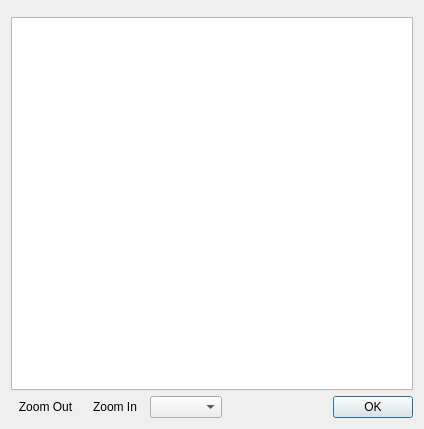
<?xml version="1.0" encoding="UTF-8"?>
<ui version="4.0">
 <class>SamplingReport</class>
 <widget class="QWidget" name="SamplingReport">
  <property name="geometry">
   <rect>
    <x>0</x>
    <y>0</y>
    <width>424</width>
    <height>429</height>
   </rect>
  </property>
  <property name="windowTitle">
   <string>Sampling Report</string>
  </property>
  <layout class="QVBoxLayout" name="verticalLayout">
   <item>
    <widget class="QgsMessageBar" name="MsgBar">
     <property name="frameShape">
      <enum>QFrame::NoFrame</enum>
     </property>
     <property name="lineWidth">
      <number>0</number>
     </property>
    </widget>
   </item>
   <item>
    <widget class="QTextBrowser" name="sampling_report"/>
   </item>
   <item>
    <widget class="QWidget" name="widget" native="true">
     <layout class="QHBoxLayout" name="horizontalLayout">
      <property name="leftMargin">
       <number>0</number>
      </property>
      <property name="topMargin">
       <number>0</number>
      </property>
      <property name="rightMargin">
       <number>0</number>
      </property>
      <property name="bottomMargin">
       <number>0</number>
      </property>
      <item>
       <widget class="QToolButton" name="zoomOut">
        <property name="toolTip">
         <string>Zoom Out</string>
        </property>
        <property name="text">
         <string>Zoom Out</string>
        </property>
        <property name="icon">
         <iconset>
          <normaloff>:/plugins/AcATaMa/icons/zoom-out.svg</normaloff>:/plugins/AcATaMa/icons/zoom-out.svg</iconset>
        </property>
        <property name="toolButtonStyle">
         <enum>Qt::ToolButtonIconOnly</enum>
        </property>
        <property name="autoRaise">
         <bool>true</bool>
        </property>
       </widget>
      </item>
      <item>
       <widget class="QToolButton" name="zoomIn">
        <property name="toolTip">
         <string>Zoom In</string>
        </property>
        <property name="text">
         <string>Zoom In</string>
        </property>
        <property name="icon">
         <iconset>
          <normaloff>:/plugins/AcATaMa/icons/zoom-in.svg</normaloff>:/plugins/AcATaMa/icons/zoom-in.svg</iconset>
        </property>
        <property name="toolButtonStyle">
         <enum>Qt::ToolButtonIconOnly</enum>
        </property>
        <property name="autoRaise">
         <bool>true</bool>
        </property>
       </widget>
      </item>
      <item>
       <widget class="QComboBox" name="area_unit">
        <property name="toolTip">
         <string>Area measurement unit</string>
        </property>
       </widget>
      </item>
      <item>
       <widget class="QDialogButtonBox" name="buttonBox">
        <property name="standardButtons">
         <set>QDialogButtonBox::Ok</set>
        </property>
       </widget>
      </item>
     </layout>
    </widget>
   </item>
  </layout>
 </widget>
 <customwidgets>
  <customwidget>
   <class>QgsMessageBar</class>
   <extends>QFrame</extends>
   <header>qgis.gui</header>
   <container>1</container>
  </customwidget>
 </customwidgets>
 <resources/>
 <connections>
  <connection>
   <sender>buttonBox</sender>
   <signal>clicked(QAbstractButton*)</signal>
   <receiver>SamplingReport</receiver>
   <slot>close()</slot>
   <hints>
    <hint type="sourcelabel">
     <x>379</x>
     <y>411</y>
    </hint>
    <hint type="destinationlabel">
     <x>484</x>
     <y>420</y>
    </hint>
   </hints>
  </connection>
  <connection>
   <sender>zoomIn</sender>
   <signal>clicked()</signal>
   <receiver>sampling_report</receiver>
   <slot>zoomIn()</slot>
   <hints>
    <hint type="sourcelabel">
     <x>26</x>
     <y>420</y>
    </hint>
    <hint type="destinationlabel">
     <x>30</x>
     <y>361</y>
    </hint>
   </hints>
  </connection>
  <connection>
   <sender>zoomOut</sender>
   <signal>clicked()</signal>
   <receiver>sampling_report</receiver>
   <slot>zoomOut()</slot>
   <hints>
    <hint type="sourcelabel">
     <x>128</x>
     <y>423</y>
    </hint>
    <hint type="destinationlabel">
     <x>134</x>
     <y>366</y>
    </hint>
   </hints>
  </connection>
 </connections>
</ui>
